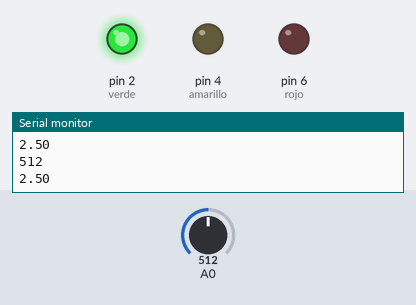
Bench run of a sketch on a simulated Arduino Uno, built with avr-gcc and run on an emulated ATmega328P. Shown: output pins drawn as LEDs (lit = HIGH), the last lines printed to the serial monitor. The test bench sets the inputs (shaded band); at power-on: A0 = 512.

Above: at 1.2 s.
1.3 s: A0 set to 317
2.8 s: A0 set to 296
At 3.3 s:
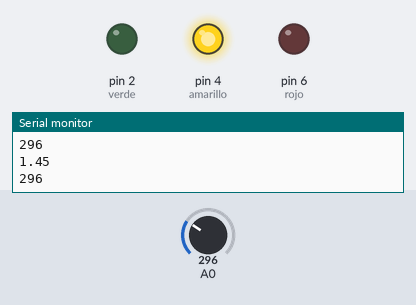
4.3 s: A0 set to 274
5.8 s: A0 set to 252
At 6.7 s:
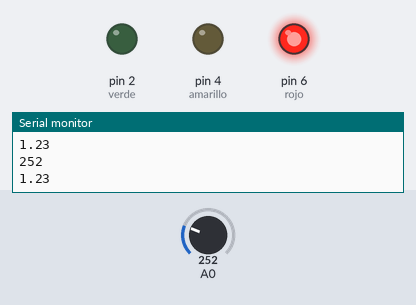
7.3 s: A0 set to 306
At 7.7 s:
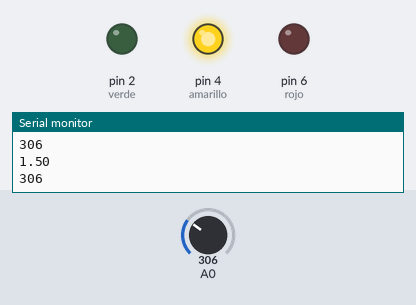
8.8 s: A0 set to 122
At 9.3 s:
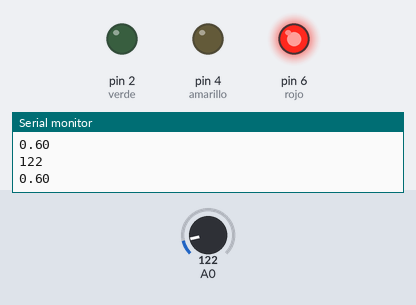
Timing chart, 0 to 11.3 s (numbered marks = the images above; inputs shaded):
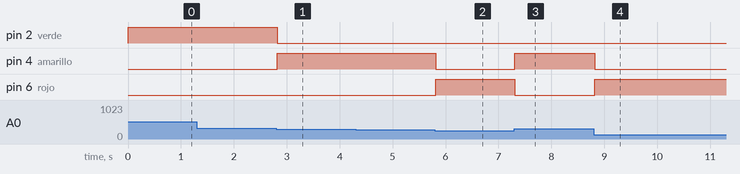

The sketch:

Medidor_Baterias.ino
```cpp
int verde= 2;
int amarillo = 4;
int rojo =6;
int lectura=0;
void setup() {
  pinMode(verde,OUTPUT);
  pinMode(amarillo,OUTPUT);
  pinMode(rojo,OUTPUT);
  Serial.begin(9600);
}

void loop() {
  lectura=analogRead(0);
  Serial.println(lectura);

  float lectura2=(lectura*5.0)/1023.0;
   Serial.println(lectura2);

   if(lectura2<1.3){
    digitalWrite(rojo,1);
    digitalWrite(amarillo,0);
    digitalWrite(verde,0);
   }
    if(lectura2>=1.3 && lectura2 <=1.5){
    digitalWrite(amarillo,1);
    digitalWrite(rojo,0);
    digitalWrite(verde,0);
   }
  if(lectura2>=1.5){
    digitalWrite(verde,1);
    digitalWrite(amarillo,0);
    digitalWrite(rojo,0);
  }

}
```

Measured:
- the behaviour switches between 307 and 306 on A0 (found by bisection; images 0 and 1)
- the behaviour switches between 266 and 265 on A0 (found by bisection; images 1 and 2)
- after the input at 2.8 s, pin 2 (verde): HIGH → LOW at once; pin 4 (amarillo): LOW → HIGH at once
- after the input at 5.8 s, pin 4 (amarillo): HIGH → LOW at once; pin 6 (rojo): LOW → HIGH at once
- after the input at 7.3 s, pin 4 (amarillo): LOW → HIGH at once; pin 6 (rojo): HIGH → LOW at once
- after the input at 8.8 s, pin 4 (amarillo): HIGH → LOW at once; pin 6 (rojo): LOW → HIGH at once
